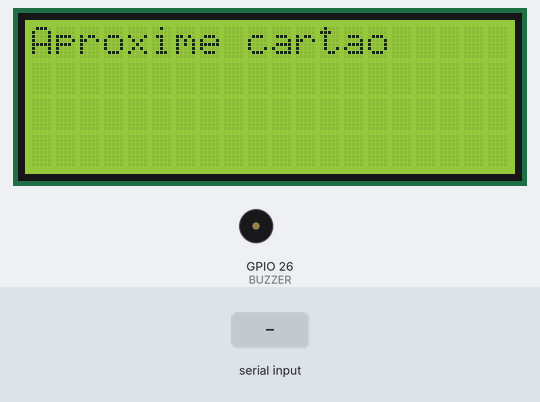
A sketch run on a simulated ESP32. Parts: 20×4 character LCD, buzzer (waves = sounding). Inputs (shaded band) come from the test bench. WiFi joins after 1.5 s; servers stay silent unless stated; uploads are accepted with an empty reply; what the sketch prints to the serial monitor is not drawn.

Above: at 6.5 s.
6.6 s: "1\n" received over the second serial link
At 8.2 s:
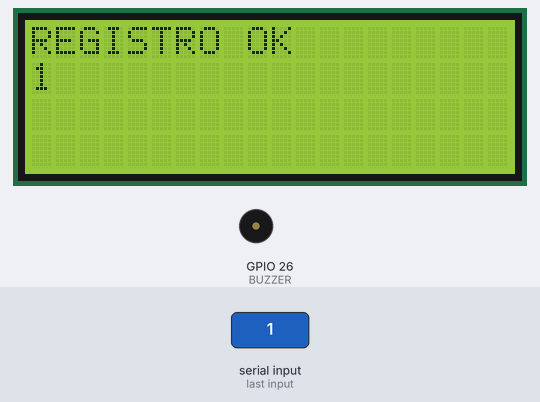
9.6 s: "1\n" received over the second serial link
At 11.8 s:
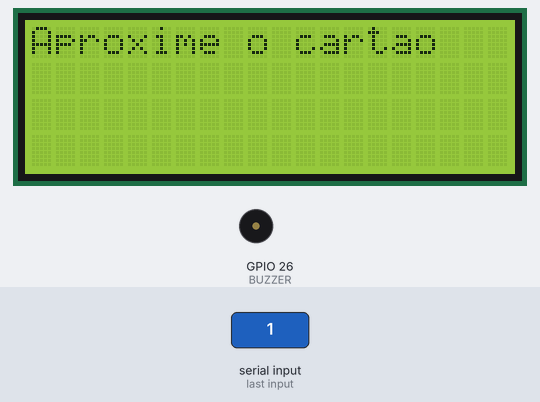
12.1 s: "0\n" received over the second serial link
At 12.22 s:
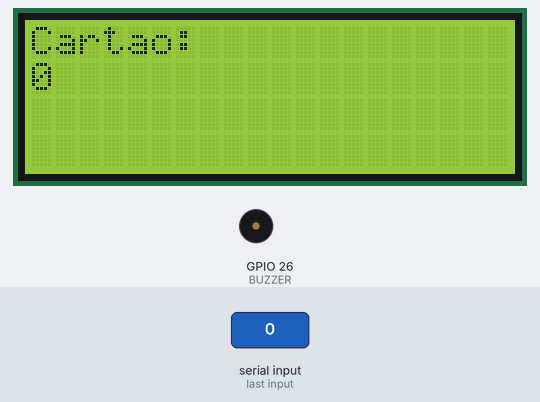
13.8 s: "2\n" received over the second serial link
At 15.25 s:
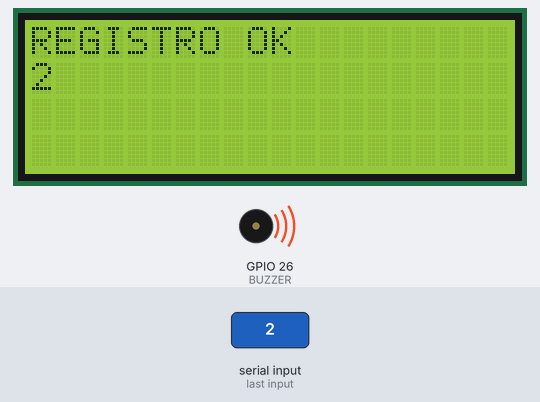
Timing chart, 0 to 16.8 s (numbered marks = the images above; inputs shaded):
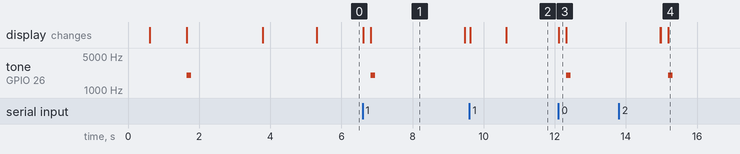

The sketch:

Sistema_BG.ino
```cpp
#include <WiFi.h>
#include <HTTPClient.h>
#include <Wire.h>
#include <LiquidCrystal_I2C.h>
#include <ArduinoJson.h>

// =====================================================
// LCD
// =====================================================

LiquidCrystal_I2C lcd(0x27, 20, 4);

// =====================================================
// WIFI
// =====================================================

const char* ssid = "Família_Rodrigues";
const char* password = "leaodejuda262408";
// const char* ssid = "Shaolin";
// const char* password = "luiz308he";

// =====================================================
// API
// =====================================================
const char* apiUrl = "http://192.168.0.104:5045/api/Registro";
// const char* apiUrl = "http://192.168.43.124:5045/api/Registro";

// =====================================================
// BUZZER
// =====================================================

#define BUZZER 26

// =====================================================
// SCANNER
// =====================================================

const int pinoRX = 32;
const int pinoTX = 33;

HardwareSerial leitor(1);

// =====================================================
// CONTROLE DE DUPLICIDADE
// =====================================================

String ultimoCodigo = "";

unsigned long ultimoTempoLeitura = 0;

const unsigned long intervaloLeitura = 3000;

// =====================================================
// BEEP SUCESSO
// =====================================================

void beepSucesso() {

  tone(BUZZER, 2000);
  delay(120);
  noTone(BUZZER);
}

// =====================================================
// BEEP ERRO
// =====================================================

void beepErro() {

  for (int i = 0; i < 3; i++) {

    tone(BUZZER, 180);

    delay(250);

    noTone(BUZZER);

    delay(120);
  }
}

// =====================================================
// CONECTAR WIFI
// =====================================================

void conectarWiFi() {

  Serial.print("Conectando WiFi");

  lcd.clear();
  lcd.setCursor(0, 0);
  lcd.print("Conectando WiFi");

  WiFi.begin(ssid, password);

  while (WiFi.status() != WL_CONNECTED) {

    delay(500);

    Serial.print(".");
    lcd.setCursor(0, 1);
    lcd.print("Aguarde...");
  }

  Serial.println();
  Serial.println("WiFi conectado!");

  Serial.print("IP: ");
  Serial.println(WiFi.localIP());

  lcd.clear();
  lcd.setCursor(0, 0);
  lcd.print("WiFi conectado");

  lcd.setCursor(0, 1);
  lcd.print(WiFi.localIP());

  beepSucesso();

  delay(2000);
}

// =====================================================
// ENVIO PARA API
// =====================================================

bool enviarParaAPI(String codigo) {

  if (WiFi.status() != WL_CONNECTED) {

    Serial.println("WiFi desconectado");

    lcd.clear();
    lcd.setCursor(0, 0);
    lcd.print("WiFi caiu");

    return false;
  }

  HTTPClient http;

  http.begin(apiUrl);

  http.addHeader("Content-Type", "application/json");

  String json = "{\"RM\":\"" + codigo + "\"}";

  Serial.println("Enviando:");
  Serial.println(json);

  int httpCode = http.POST(json);

  Serial.print("HTTP Code: ");
  Serial.println(httpCode);

  String resposta = http.getString();

  Serial.println("Resposta API:");
  Serial.println(resposta);

  // ============================
  // CAPTURA ERRO
  // ============================

  DynamicJsonDocument doc(512);

  DeserializationError erro = deserializeJson(doc, resposta);

  if (!erro) {

    String mensagem = doc["mensagem"] | "Erro desconhecido";

    Serial.println();
    Serial.println("========== MENSAGEM ==========");
    Serial.println(mensagem);
    Serial.println("==============================");

    lcd.clear();
    lcd.setCursor(0, 1);
    lcd.print(mensagem);
  }
  else {

    Serial.println("Erro ao interpretar JSON:");
    Serial.println(erro.c_str());

    // lcd.clear();
    // lcd.setCursor(0, 0);
    // lcd.print("ERRO AO IDENTIFICAR");
  }

  http.end();

  return (httpCode >= 200 && httpCode < 300);
}

// =====================================================
// PROCESSAR CARTAO
// =====================================================

void processarCodigo(String codigo) {

  codigo.trim();

  if (codigo.length() == 0)
    return;

  unsigned long agora = millis();

  if (codigo == ultimoCodigo &&
      (agora - ultimoTempoLeitura) < intervaloLeitura) {

    Serial.println("Leitura ignorada");

    lcd.clear();
    lcd.setCursor(0, 0);
    lcd.print("Leitura repetida");

    delay(1000);

    lcd.clear();
    lcd.setCursor(0, 0);
    lcd.print("Aproxime o cartao");

    return;
  }

  ultimoCodigo = codigo;
  ultimoTempoLeitura = agora;

  Serial.println();
  Serial.println("================================");
  Serial.print("Cartao detectado: ");
  Serial.println(codigo);
  Serial.println("================================");

  lcd.clear();

  lcd.setCursor(0, 0);
  lcd.print("Cartao:");

  lcd.setCursor(0, 1);
  lcd.print(codigo);

  bool sucesso = enviarParaAPI(codigo);

  if (sucesso) {

    Serial.println("ENVIADO COM SUCESSO");

    lcd.setCursor(0,0);
    lcd.print("REGISTRO OK");

    beepSucesso();
  }
  else {

    Serial.println("ERRO AO ENVIAR");

    lcd.setCursor(0, 0);
    lcd.print("ERRO AO ENVIAR");

    beepErro();
  }

  delay(2500);

  lcd.clear();

  lcd.setCursor(0, 0);
  lcd.print("Aproxime cartao");
}

// =====================================================
// SETUP
// =====================================================

void setup() {

  Serial.begin(115200);

  pinMode(BUZZER, OUTPUT);
  digitalWrite(BUZZER, LOW);

  Wire.begin(21, 22);

  lcd.init();
  lcd.backlight();

  lcd.clear();

  lcd.setCursor(0, 0);
  lcd.print("Inicializando");

  Serial.println();
  Serial.println("=== SISTEMA INICIADO ===");

  conectarWiFi();

  leitor.begin(9600, SERIAL_8N1, pinoRX, pinoTX);

  Serial.println("Scanner pronto");

  lcd.clear();

  lcd.setCursor(0, 0);
  lcd.print("Scanner pronto");

  delay(1500);

  lcd.clear();

  lcd.setCursor(0, 0);
  lcd.print("Aproxime cartao");
}

// =====================================================
// LOOP
// =====================================================

void loop() {

  if (leitor.available()) {

    String codigoLido = leitor.readStringUntil('\n');

    codigoLido.trim();

    if (codigoLido.length() > 0) {

      Serial.print("RAW: [");
      Serial.print(codigoLido);
      Serial.println("]");

      processarCodigo(codigoLido);
    }
  }
}
```

Measured:
- after the input at 6.6 s, tone on GPIO 26 (BUZZER): silent → 2000 Hz after 0.23 s, → silent 0.12 s later; the display: first changes at once (image 1 shows a later state)
- after the input at 9.6 s, the display: first changes at once (image 2 shows a later state)
- after the input at 12.1 s, tone on GPIO 26 (BUZZER): silent → 2000 Hz after 0.23 s, → silent 0.12 s later; the display: changes at once (image 3)
- after the input at 13.8 s, tone on GPIO 26 (BUZZER): silent → 2000 Hz after 1.4 s, → silent 0.12 s later; the display: first differs from a run without the input after 1.2 s (image 4 shows a later state)
- what the display in image 1 shows lasts 2.7 s, from 6.8 s to 9.5 s
